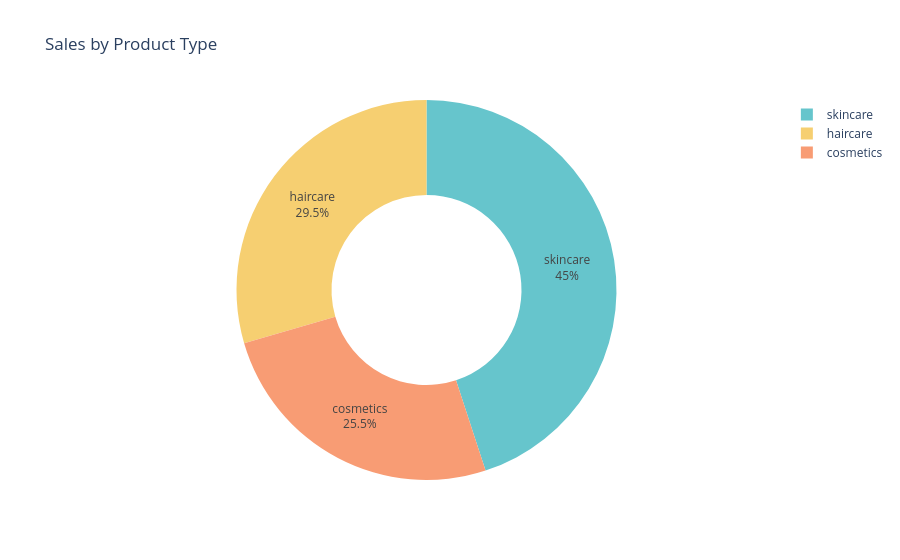

Notebook source saved alongside this figure:
### Markdown cell above
### Sales Distribution by Product Type

### Code cell
sales_data = df.groupby('Product type')['Number of products sold'].sum().reset_index()

pie_chart  = px.pie(sales_data, values = 'Number of products sold',
                    names = 'Product type',title='Sales by Product Type',
                    hover_data=['Number of products sold'],hole=0.5,
                    color_discrete_sequence=px.colors.qualitative.Pastel)

pie_chart.update_traces(textposition='inside',textinfo='percent+label')
pie_chart.show()

### Figure 1 — Plotly figure (JSON) as saved in the notebook; plotly's stock layout.template omitted (floating-point values rounded to 4 significant figures)
{"data": [{"customdata": [[11757], [13611], [20731]], "domain": {"x": [0, 1], "y": [0, 1]}, "hole": 0.5, "hovertemplate": "Product type=%{label}<br>Number of products sold=%{customdata[0]}<extra></extra>", "labels": ["cosmetics", "haircare", "skincare"], "legendgroup": "", "name": "", "showlegend": true, "textinfo": "percent+label", "textposition": "inside", "type": "pie", "values": [11757, 13611, 20731]}], "layout": {"legend": {"tracegroupgap": 0}, "piecolorway": ["rgb(102, 197, 204)", "rgb(246, 207, 113)", "rgb(248, 156, 116)", "rgb(220, 176, 242)", "rgb(135, 197, 95)", "rgb(158, 185, 243)", "rgb(254, 136, 177)", "rgb(201, 219, 116)", "rgb(139, 224, 164)", "rgb(180, 151, 231)", "rgb(179, 179, 179)"], "title": {"text": "Sales by Product Type"}}}
